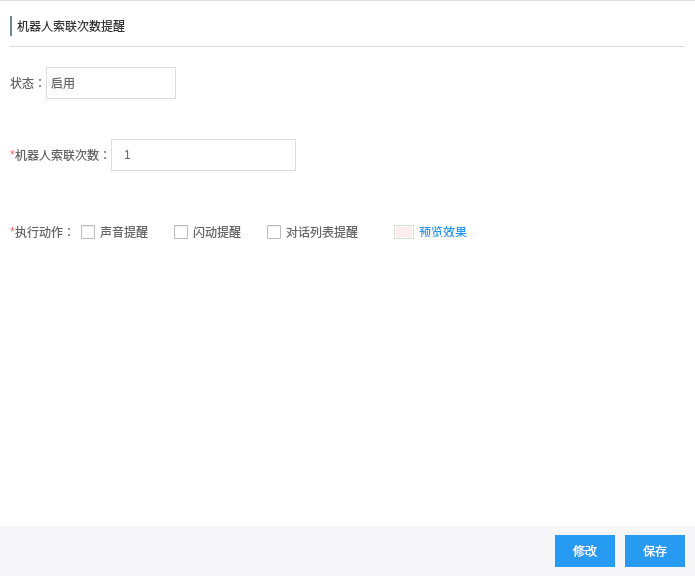
<?xml version="1.0" encoding="UTF-8"?>
<ui version="4.0">
 <class>UIYL_ManRobotSettingWidget_CountPrompt</class>
 <widget class="QWidget" name="UIYL_ManRobotSettingWidget_CountPrompt">
  <property name="geometry">
   <rect>
    <x>0</x>
    <y>0</y>
    <width>695</width>
    <height>576</height>
   </rect>
  </property>
  <property name="windowTitle">
   <string>机器人索联次数提醒</string>
  </property>
  <property name="styleSheet">
   <string notr="true"/>
  </property>
  <layout class="QVBoxLayout" name="verticalLayout_2">
   <property name="spacing">
    <number>0</number>
   </property>
   <property name="margin">
    <number>0</number>
   </property>
   <item>
    <widget class="QWidget" name="widget_bg" native="true">
     <property name="styleSheet">
      <string notr="true">QWidget#widget_bg
{
	background-color: rgb(255, 255, 255);
}</string>
     </property>
     <layout class="QVBoxLayout" name="verticalLayout">
      <property name="spacing">
       <number>0</number>
      </property>
      <property name="margin">
       <number>0</number>
      </property>
      <item>
       <widget class="Line" name="line_1">
        <property name="minimumSize">
         <size>
          <width>0</width>
          <height>1</height>
         </size>
        </property>
        <property name="maximumSize">
         <size>
          <width>16777215</width>
          <height>1</height>
         </size>
        </property>
        <property name="styleSheet">
         <string notr="true">border: 0px;
background-color: #dddddd;</string>
        </property>
        <property name="orientation">
         <enum>Qt::Horizontal</enum>
        </property>
       </widget>
      </item>
      <item>
       <widget class="QWidget" name="widget_0_content" native="true">
        <layout class="QVBoxLayout" name="verticalLayout_3">
         <property name="spacing">
          <number>0</number>
         </property>
         <property name="margin">
          <number>0</number>
         </property>
         <item>
          <widget class="QWidget" name="widget_1_title" native="true">
           <property name="sizePolicy">
            <sizepolicy hsizetype="Preferred" vsizetype="Fixed">
             <horstretch>0</horstretch>
             <verstretch>0</verstretch>
            </sizepolicy>
           </property>
           <property name="minimumSize">
            <size>
             <width>0</width>
             <height>20</height>
            </size>
           </property>
           <layout class="QVBoxLayout" name="verticalLayout_4">
            <property name="spacing">
             <number>10</number>
            </property>
            <property name="leftMargin">
             <number>10</number>
            </property>
            <property name="topMargin">
             <number>15</number>
            </property>
            <property name="rightMargin">
             <number>10</number>
            </property>
            <property name="bottomMargin">
             <number>0</number>
            </property>
            <item>
             <widget class="QWidget" name="widget_1_1_content" native="true">
              <layout class="QHBoxLayout" name="horizontalLayout_3">
               <property name="spacing">
                <number>5</number>
               </property>
               <property name="margin">
                <number>0</number>
               </property>
               <item>
                <widget class="QLabel" name="label_20">
                 <property name="sizePolicy">
                  <sizepolicy hsizetype="Fixed" vsizetype="Preferred">
                   <horstretch>0</horstretch>
                   <verstretch>0</verstretch>
                  </sizepolicy>
                 </property>
                 <property name="minimumSize">
                  <size>
                   <width>2</width>
                   <height>0</height>
                  </size>
                 </property>
                 <property name="maximumSize">
                  <size>
                   <width>2</width>
                   <height>16777215</height>
                  </size>
                 </property>
                 <property name="styleSheet">
                  <string notr="true">QLabel
{
	background-color: #6b8596;
}</string>
                 </property>
                 <property name="text">
                  <string/>
                 </property>
                </widget>
               </item>
               <item>
                <widget class="QLabel" name="label_4">
                 <property name="minimumSize">
                  <size>
                   <width>0</width>
                   <height>20</height>
                  </size>
                 </property>
                 <property name="styleSheet">
                  <string notr="true">QLabel
{
font: 14px &quot;微软雅黑&quot;;
color:#333333;
}</string>
                 </property>
                 <property name="text">
                  <string>机器人索联次数提醒</string>
                 </property>
                </widget>
               </item>
               <item>
                <spacer name="horizontalSpacer_10">
                 <property name="orientation">
                  <enum>Qt::Horizontal</enum>
                 </property>
                 <property name="sizeHint" stdset="0">
                  <size>
                   <width>590</width>
                   <height>20</height>
                  </size>
                 </property>
                </spacer>
               </item>
              </layout>
             </widget>
            </item>
            <item>
             <widget class="Line" name="line_2">
              <property name="minimumSize">
               <size>
                <width>0</width>
                <height>1</height>
               </size>
              </property>
              <property name="maximumSize">
               <size>
                <width>16777215</width>
                <height>1</height>
               </size>
              </property>
              <property name="styleSheet">
               <string notr="true">border: 0px;
background-color: #dddddd;</string>
              </property>
              <property name="orientation">
               <enum>Qt::Horizontal</enum>
              </property>
             </widget>
            </item>
           </layout>
          </widget>
         </item>
         <item>
          <widget class="QWidget" name="widget_2_rule" native="true">
           <layout class="QHBoxLayout" name="horizontalLayout">
            <property name="spacing">
             <number>0</number>
            </property>
            <property name="margin">
             <number>0</number>
            </property>
            <item>
             <widget class="QScrollArea" name="m_scrollArea_Role">
              <property name="styleSheet">
               <string notr="true">QScrollArea#m_scrollArea_Role
{
border: 0px;
background-color: rgba(255, 255, 255, 0);
}</string>
              </property>
              <property name="widgetResizable">
               <bool>true</bool>
              </property>
              <widget class="QWidget" name="scrollAreaWidgetContents">
               <property name="geometry">
                <rect>
                 <x>0</x>
                 <y>0</y>
                 <width>695</width>
                 <height>479</height>
                </rect>
               </property>
               <property name="styleSheet">
                <string notr="true">QWidget#scrollAreaWidgetContents
{
	background-color: rgba(255, 255, 255, 0);
}</string>
               </property>
               <layout class="QVBoxLayout" name="verticalLayout_5">
                <property name="spacing">
                 <number>40</number>
                </property>
                <property name="leftMargin">
                 <number>10</number>
                </property>
                <property name="topMargin">
                 <number>20</number>
                </property>
                <property name="rightMargin">
                 <number>20</number>
                </property>
                <property name="bottomMargin">
                 <number>0</number>
                </property>
                <item>
                 <widget class="QWidget" name="widget_3" native="true">
                  <layout class="QHBoxLayout" name="horizontalLayout_4" stretch="0,0,0">
                   <property name="spacing">
                    <number>0</number>
                   </property>
                   <property name="margin">
                    <number>0</number>
                   </property>
                   <item>
                    <widget class="QLabel" name="label_3">
                     <property name="styleSheet">
                      <string notr="true">font: 12px &quot;微软雅黑&quot;;
color: #656565;</string>
                     </property>
                     <property name="text">
                      <string>状态：</string>
                     </property>
                    </widget>
                   </item>
                   <item>
                    <widget class="QComboBox" name="m_comb_ruleState">
                     <property name="minimumSize">
                      <size>
                       <width>130</width>
                       <height>32</height>
                      </size>
                     </property>
                     <property name="maximumSize">
                      <size>
                       <width>130</width>
                       <height>32</height>
                      </size>
                     </property>
                     <property name="styleSheet">
                      <string notr="true">QComboBox
{
border:1px solid #dddddd;
font: 12px &quot;微软雅黑&quot;;
color: #666666;
}
QComboBox::drop-down
{
width: 20px;
border: 0px;
}
QComboBox::down-arrow
{
width:20px;
height:30px;
image: url(:/YL/Resources/YL/Robot/icon_arrow.png);
padding-right: 10px;
}

QComboBox QAbstractItemView
{
border:0px;
outline: 0;
font: 12px &quot;微软雅黑&quot;;
color: #666666;
background-color: rgb(255, 255, 255);
}
QComboBox QAbstractItemView::item
{
height:26px;
}
QComboBox QAbstractItemView::item:hover
{
color: rgb(116, 116, 116);
background-color: rgb(230, 242, 255);
}
QComboBox QAbstractItemView::item:selected
{
color: rgb(116, 116, 116);
background-color: rgb(230, 242, 255); 
}
QComboBox QAbstractScrollArea QScrollBar:vertical
{
background-color: #d0d2d4;
}
</string>
                     </property>
                     <item>
                      <property name="text">
                       <string>启用</string>
                      </property>
                     </item>
                     <item>
                      <property name="text">
                       <string>关闭</string>
                      </property>
                     </item>
                    </widget>
                   </item>
                   <item>
                    <spacer name="horizontalSpacer">
                     <property name="orientation">
                      <enum>Qt::Horizontal</enum>
                     </property>
                     <property name="sizeHint" stdset="0">
                      <size>
                       <width>40</width>
                       <height>20</height>
                      </size>
                     </property>
                    </spacer>
                   </item>
                  </layout>
                 </widget>
                </item>
                <item>
                 <widget class="QWidget" name="widget" native="true">
                  <layout class="QHBoxLayout" name="horizontalLayout_2">
                   <property name="spacing">
                    <number>0</number>
                   </property>
                   <property name="margin">
                    <number>0</number>
                   </property>
                   <item>
                    <widget class="QLabel" name="label_5">
                     <property name="styleSheet">
                      <string notr="true">font: 12px &quot;微软雅黑&quot;;
color: #F56565;</string>
                     </property>
                     <property name="text">
                      <string>*</string>
                     </property>
                    </widget>
                   </item>
                   <item>
                    <widget class="QLabel" name="label_2">
                     <property name="styleSheet">
                      <string notr="true">font: 12px &quot;微软雅黑&quot;;
color: #656565;</string>
                     </property>
                     <property name="text">
                      <string>机器人索联次数：</string>
                     </property>
                    </widget>
                   </item>
                   <item>
                    <widget class="QSpinBox" name="m_sbox_robotContactCount">
                     <property name="minimumSize">
                      <size>
                       <width>185</width>
                       <height>32</height>
                      </size>
                     </property>
                     <property name="maximumSize">
                      <size>
                       <width>185</width>
                       <height>32</height>
                      </size>
                     </property>
                     <property name="styleSheet">
                      <string notr="true">QSpinBox
{
border: 1px solid #DDDDDD;
padding-left:10px;
font: 12px &quot;微软雅黑&quot;;
color: #656565;
}

QSpinBox::up-button
{
width: 0px;
height: 0px;
}
QSpinBox::down-button
{
width: 0px;
height: 15px;
}</string>
                     </property>
                     <property name="specialValueText">
                      <string/>
                     </property>
                     <property name="minimum">
                      <number>1</number>
                     </property>
                     <property name="maximum">
                      <number>200</number>
                     </property>
                     <property name="value">
                      <number>1</number>
                     </property>
                    </widget>
                   </item>
                   <item>
                    <spacer name="horizontalSpacer_2">
                     <property name="orientation">
                      <enum>Qt::Horizontal</enum>
                     </property>
                     <property name="sizeHint" stdset="0">
                      <size>
                       <width>40</width>
                       <height>20</height>
                      </size>
                     </property>
                    </spacer>
                   </item>
                  </layout>
                 </widget>
                </item>
                <item>
                 <widget class="QWidget" name="widget_6_performAction" native="true">
                  <property name="minimumSize">
                   <size>
                    <width>0</width>
                    <height>28</height>
                   </size>
                  </property>
                  <property name="maximumSize">
                   <size>
                    <width>16777215</width>
                    <height>28</height>
                   </size>
                  </property>
                  <layout class="QHBoxLayout" name="horizontalLayout_9">
                   <property name="spacing">
                    <number>0</number>
                   </property>
                   <property name="leftMargin">
                    <number>0</number>
                   </property>
                   <property name="topMargin">
                    <number>14</number>
                   </property>
                   <property name="rightMargin">
                    <number>0</number>
                   </property>
                   <property name="bottomMargin">
                    <number>0</number>
                   </property>
                   <item>
                    <widget class="QLabel" name="label_10">
                     <property name="styleSheet">
                      <string notr="true">font: 12px &quot;微软雅黑&quot;;
color: #F56565;</string>
                     </property>
                     <property name="text">
                      <string>*</string>
                     </property>
                    </widget>
                   </item>
                   <item>
                    <widget class="QLabel" name="label_9">
                     <property name="minimumSize">
                      <size>
                       <width>56</width>
                       <height>0</height>
                      </size>
                     </property>
                     <property name="maximumSize">
                      <size>
                       <width>56</width>
                       <height>16777215</height>
                      </size>
                     </property>
                     <property name="styleSheet">
                      <string notr="true">font: 12px &quot;微软雅黑&quot;;
color: #656565;</string>
                     </property>
                     <property name="text">
                      <string>执行动作：</string>
                     </property>
                    </widget>
                   </item>
                   <item>
                    <spacer name="horizontalSpacer_13">
                     <property name="orientation">
                      <enum>Qt::Horizontal</enum>
                     </property>
                     <property name="sizeType">
                      <enum>QSizePolicy::Fixed</enum>
                     </property>
                     <property name="sizeHint" stdset="0">
                      <size>
                       <width>10</width>
                       <height>20</height>
                      </size>
                     </property>
                    </spacer>
                   </item>
                   <item>
                    <widget class="QCheckBox" name="m_cbox_soundPrompt">
                     <property name="styleSheet">
                      <string notr="true">font: 12px &quot;微软雅黑&quot;;
color: #666666;</string>
                     </property>
                     <property name="text">
                      <string>声音提醒</string>
                     </property>
                     <property name="icon">
                      <iconset resource="../../../../../../../client-webcall-main/src/main/client_resouce/easyliaoclient.qrc">
                       <normaloff>:/YL/Resources/YL/Robot/cbox_soundPrompt.png</normaloff>:/YL/Resources/YL/Robot/cbox_soundPrompt.png</iconset>
                     </property>
                     <property name="iconSize">
                      <size>
                       <width>12</width>
                       <height>10</height>
                      </size>
                     </property>
                    </widget>
                   </item>
                   <item>
                    <spacer name="horizontalSpacer_14">
                     <property name="orientation">
                      <enum>Qt::Horizontal</enum>
                     </property>
                     <property name="sizeType">
                      <enum>QSizePolicy::Fixed</enum>
                     </property>
                     <property name="sizeHint" stdset="0">
                      <size>
                       <width>20</width>
                       <height>20</height>
                      </size>
                     </property>
                    </spacer>
                   </item>
                   <item>
                    <widget class="QCheckBox" name="m_cbox_flickerPrompt">
                     <property name="styleSheet">
                      <string notr="true">font: 12px &quot;微软雅黑&quot;;
color: #666666;</string>
                     </property>
                     <property name="text">
                      <string>闪动提醒</string>
                     </property>
                     <property name="icon">
                      <iconset resource="../../../../../../../client-webcall-main/src/main/client_resouce/easyliaoclient.qrc">
                       <normaloff>:/YL/Resources/YL/Robot/cbox_flickerPrompt.png</normaloff>:/YL/Resources/YL/Robot/cbox_flickerPrompt.png</iconset>
                     </property>
                     <property name="iconSize">
                      <size>
                       <width>9</width>
                       <height>12</height>
                      </size>
                     </property>
                    </widget>
                   </item>
                   <item>
                    <spacer name="horizontalSpacer_15">
                     <property name="orientation">
                      <enum>Qt::Horizontal</enum>
                     </property>
                     <property name="sizeType">
                      <enum>QSizePolicy::Fixed</enum>
                     </property>
                     <property name="sizeHint" stdset="0">
                      <size>
                       <width>20</width>
                       <height>20</height>
                      </size>
                     </property>
                    </spacer>
                   </item>
                   <item>
                    <widget class="QCheckBox" name="m_cbox_chatListPrompt">
                     <property name="styleSheet">
                      <string notr="true">font: 12px &quot;微软雅黑&quot;;
color: #666666;</string>
                     </property>
                     <property name="text">
                      <string>对话列表提醒</string>
                     </property>
                     <property name="icon">
                      <iconset resource="../../../../../../../client-webcall-main/src/main/client_resouce/easyliaoclient.qrc">
                       <normaloff>:/YL/Resources/YL/Robot/cbox_chatListPrompt.png</normaloff>:/YL/Resources/YL/Robot/cbox_chatListPrompt.png</iconset>
                     </property>
                     <property name="iconSize">
                      <size>
                       <width>12</width>
                       <height>12</height>
                      </size>
                     </property>
                    </widget>
                   </item>
                   <item>
                    <spacer name="horizontalSpacer_16">
                     <property name="orientation">
                      <enum>Qt::Horizontal</enum>
                     </property>
                     <property name="sizeType">
                      <enum>QSizePolicy::Fixed</enum>
                     </property>
                     <property name="sizeHint" stdset="0">
                      <size>
                       <width>30</width>
                       <height>20</height>
                      </size>
                     </property>
                    </spacer>
                   </item>
                   <item>
                    <widget class="QWidget" name="widget_2" native="true">
                     <property name="minimumSize">
                      <size>
                       <width>20</width>
                       <height>14</height>
                      </size>
                     </property>
                     <property name="maximumSize">
                      <size>
                       <width>20</width>
                       <height>14</height>
                      </size>
                     </property>
                     <property name="styleSheet">
                      <string notr="true">QWidget#widget_2
{
border: 1px solid #dddddd;
background-color: #ffffff;
}</string>
                     </property>
                     <layout class="QHBoxLayout" name="horizontalLayout_14">
                      <property name="spacing">
                       <number>0</number>
                      </property>
                      <property name="margin">
                       <number>2</number>
                      </property>
                      <item>
                       <widget class="QPushButton" name="m_btn_color">
                        <property name="styleSheet">
                         <string notr="true">QPushButton
{
border: 0px solid #ffffff;
border-radius: 0px;
background-color: #FFEDED;
}</string>
                        </property>
                        <property name="text">
                         <string/>
                        </property>
                        <property name="icon">
                         <iconset resource="../../../../../../../client-webcall-main/src/main/client_resouce/easyliaoclient.qrc">
                          <normaloff>:/YL/Resources/YL/Robot/btn_selectedColor.png</normaloff>:/YL/Resources/YL/Robot/btn_selectedColor.png</iconset>
                        </property>
                       </widget>
                      </item>
                     </layout>
                    </widget>
                   </item>
                   <item>
                    <spacer name="horizontalSpacer_19">
                     <property name="orientation">
                      <enum>Qt::Horizontal</enum>
                     </property>
                     <property name="sizeType">
                      <enum>QSizePolicy::Fixed</enum>
                     </property>
                     <property name="sizeHint" stdset="0">
                      <size>
                       <width>5</width>
                       <height>20</height>
                      </size>
                     </property>
                    </spacer>
                   </item>
                   <item>
                    <widget class="QLabel" name="m_label_effect">
                     <property name="minimumSize">
                      <size>
                       <width>48</width>
                       <height>11</height>
                      </size>
                     </property>
                     <property name="maximumSize">
                      <size>
                       <width>48</width>
                       <height>11</height>
                      </size>
                     </property>
                     <property name="styleSheet">
                      <string notr="true">font: 12px &quot;微软雅黑&quot;;
color: #279AF2;</string>
                     </property>
                     <property name="text">
                      <string>预览效果</string>
                     </property>
                    </widget>
                   </item>
                   <item>
                    <spacer name="horizontalSpacer_12">
                     <property name="orientation">
                      <enum>Qt::Horizontal</enum>
                     </property>
                     <property name="sizeHint" stdset="0">
                      <size>
                       <width>40</width>
                       <height>20</height>
                      </size>
                     </property>
                    </spacer>
                   </item>
                  </layout>
                 </widget>
                </item>
                <item>
                 <spacer name="verticalSpacer">
                  <property name="orientation">
                   <enum>Qt::Vertical</enum>
                  </property>
                  <property name="sizeHint" stdset="0">
                   <size>
                    <width>20</width>
                    <height>40</height>
                   </size>
                  </property>
                 </spacer>
                </item>
               </layout>
              </widget>
             </widget>
            </item>
           </layout>
          </widget>
         </item>
         <item>
          <widget class="QWidget" name="widget_save" native="true">
           <property name="minimumSize">
            <size>
             <width>0</width>
             <height>50</height>
            </size>
           </property>
           <property name="maximumSize">
            <size>
             <width>16777215</width>
             <height>50</height>
            </size>
           </property>
           <property name="styleSheet">
            <string notr="true">QWidget#widget_save
{
background-color: #F7F7F9;
}</string>
           </property>
           <layout class="QHBoxLayout" name="horizontalLayout_5">
            <property name="spacing">
             <number>10</number>
            </property>
            <property name="leftMargin">
             <number>10</number>
            </property>
            <property name="topMargin">
             <number>0</number>
            </property>
            <property name="rightMargin">
             <number>10</number>
            </property>
            <property name="bottomMargin">
             <number>0</number>
            </property>
            <item>
             <spacer name="horizontalSpacer_3">
              <property name="orientation">
               <enum>Qt::Horizontal</enum>
              </property>
              <property name="sizeHint" stdset="0">
               <size>
                <width>561</width>
                <height>20</height>
               </size>
              </property>
             </spacer>
            </item>
            <item>
             <widget class="QPushButton" name="m_btn_modify">
              <property name="minimumSize">
               <size>
                <width>60</width>
                <height>32</height>
               </size>
              </property>
              <property name="maximumSize">
               <size>
                <width>60</width>
                <height>32</height>
               </size>
              </property>
              <property name="styleSheet">
               <string notr="true">QPushButton
{
border: 0px;
color: #ffffff;
background-color: #279af2;
}
QPushButton:hover,QPushButton:pressed
{
background-color: #4bb0fe;
}</string>
              </property>
              <property name="text">
               <string>修改</string>
              </property>
             </widget>
            </item>
            <item>
             <widget class="QPushButton" name="m_btn_save">
              <property name="minimumSize">
               <size>
                <width>60</width>
                <height>32</height>
               </size>
              </property>
              <property name="maximumSize">
               <size>
                <width>60</width>
                <height>32</height>
               </size>
              </property>
              <property name="styleSheet">
               <string notr="true">QPushButton
{
border: 0px;
color: #ffffff;
background-color: #279af2;
}
QPushButton:hover,QPushButton:pressed
{
background-color: #4bb0fe;
}</string>
              </property>
              <property name="text">
               <string>保存</string>
              </property>
             </widget>
            </item>
           </layout>
          </widget>
         </item>
        </layout>
       </widget>
      </item>
     </layout>
    </widget>
   </item>
  </layout>
 </widget>
 <layoutdefault spacing="6" margin="11"/>
 <resources>
  <include location="../../../../../../../client-webcall-main/src/main/client_resouce/easyliaoclient.qrc"/>
 </resources>
 <connections/>
</ui>
